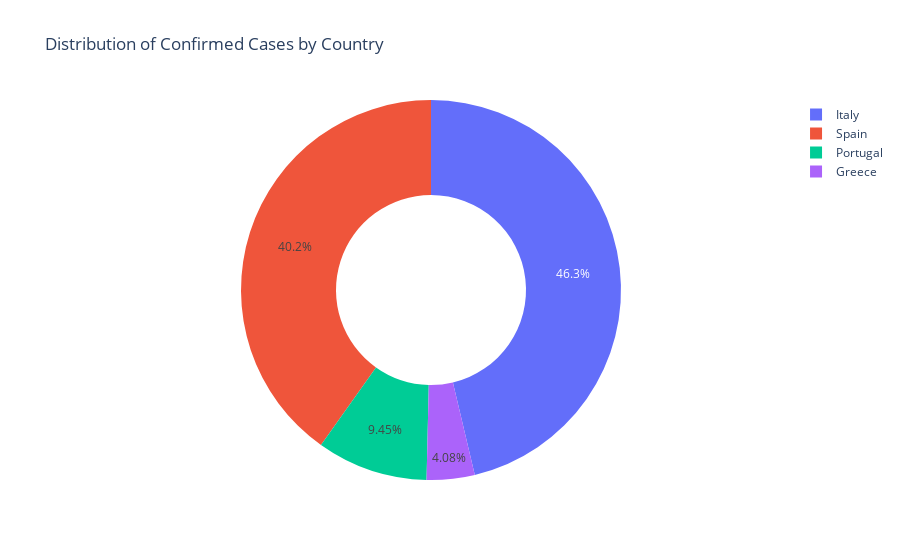

The notebook cell saved with this chart:
### Code cell
df_donut_plotly = df_donut.reset_index()
fig = px.pie(data_frame=df_donut_plotly, values="Confirmed", names="CountryRegion", hole=0.5, title="Distribution of Confirmed Cases by Country")
fig.show()

### Figure 1 — Plotly figure (JSON) as saved in the notebook; plotly's stock layout.template omitted (floating-point values rounded to 4 significant figures)
{"data": [{"domain": {"x": [0, 1], "y": [0, 1]}, "hole": 0.5, "hovertemplate": "CountryRegion=%{label}<br>Confirmed=%{value}<extra></extra>", "labels": ["Greece", "Italy", "Portugal", "Spain"], "legendgroup": "", "name": "", "showlegend": true, "type": "pie", "values": [362004, 4111210, 839582, 3567408]}], "layout": {"legend": {"tracegroupgap": 0}, "title": {"text": "Distribution of Confirmed Cases by Country"}}}
